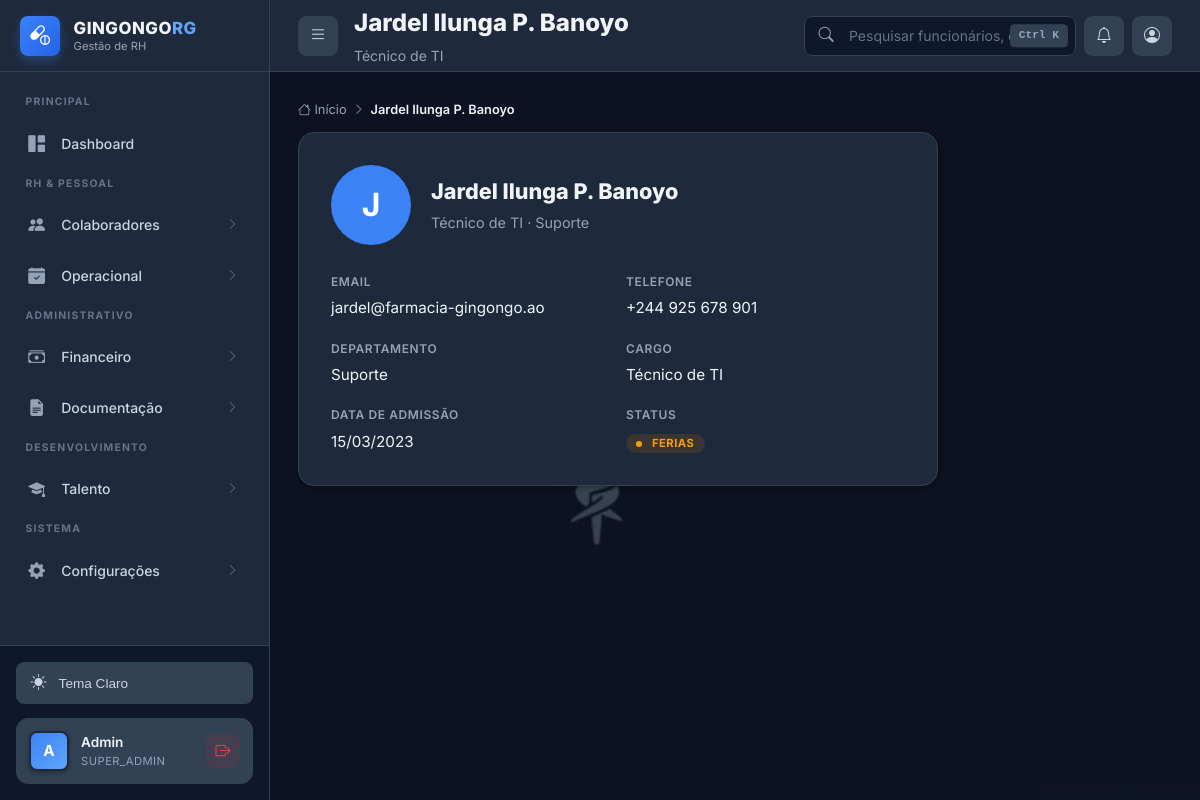
/perfil_colaborador.php?id=3 (signed in), run on the app's committed database.
### tables this page shows
CREATE TABLE IF NOT EXISTS funcionarios (
    id INT AUTO_INCREMENT PRIMARY KEY,
    nome_completo VARCHAR(200) NOT NULL,
    bi VARCHAR(30) NOT NULL UNIQUE,
    data_nascimento DATE NOT NULL,
    sexo ENUM('M', 'F', 'Outro') NOT NULL,
    telefone VARCHAR(20),
    email VARCHAR(100),
    endereco TEXT,

     
    departamento_id INT NOT NULL,
    cargo_id INT NOT NULL,
    data_admissao DATE NOT NULL,
    data_demissao DATE NULL,
    tipo_contrato ENUM('Tempo_Indeterminado', 'Tempo_Determinado', 'Estagio', 'Temporario') DEFAULT 'Tempo_Indeterminado',
    status ENUM('ativo', 'ferias', 'afastado', 'demitido') DEFAULT 'ativo',

     
    salario_atual DECIMAL(10, 2) NOT NULL,
    banco VARCHAR(100),
    agencia VARCHAR(20),
    conta VARCHAR(30),
    iban VARCHAR(50) NULL,
    nif_angolano VARCHAR(20) NULL,
    foto VARCHAR(500) NULL,
    
     
    usuario_id INT NULL,
    
     
    created_at TIMESTAMP DEFAULT CURRENT_TIMESTAMP,
    updated_at TIMESTAMP DEFAULT CURRENT_TIMESTAMP ON UPDATE CURRENT_TIMESTAMP,
    
     
    FOREIGN KEY (departamento_id) REFERENCES departamentos(id) ON DELETE RESTRICT,
    FOREIGN KEY (cargo_id) REFERENCES cargos(id) ON DELETE RESTRICT,
    FOREIGN KEY (usuario_id) REFERENCES usuarios(id) ON DELETE SET NULL,
    
     
    INDEX idx_bi (bi),
    INDEX idx_nome (nome_completo),
    INDEX idx_status (status),
    INDEX idx_departamento (departamento_id),
    INDEX idx_cargo (cargo_id),
    INDEX idx_data_admissao (data_admissao)
);

CREATE TABLE IF NOT EXISTS cargos (
    id INT AUTO_INCREMENT PRIMARY KEY,
    nome VARCHAR(100) NOT NULL UNIQUE,
    salario_base DECIMAL(10, 2) NOT NULL,
    descricao TEXT,
    nivel_hierarquico ENUM('operacional', 'tecnico', 'gerencial', 'diretivo') DEFAULT 'operacional',
    requer_certificacao BOOLEAN DEFAULT FALSE,
    ativo BOOLEAN DEFAULT TRUE,
    created_at TIMESTAMP DEFAULT CURRENT_TIMESTAMP,
    updated_at TIMESTAMP DEFAULT CURRENT_TIMESTAMP ON UPDATE CURRENT_TIMESTAMP,
    INDEX idx_ativo (ativo),
    INDEX idx_nivel (nivel_hierarquico)
);

CREATE TABLE IF NOT EXISTS departamentos (
    id INT AUTO_INCREMENT PRIMARY KEY,
    nome VARCHAR(100) NOT NULL UNIQUE,
    descricao TEXT,
    responsavel_id INT NULL,
    ativo BOOLEAN DEFAULT TRUE,
    created_at TIMESTAMP DEFAULT CURRENT_TIMESTAMP,
    updated_at TIMESTAMP DEFAULT CURRENT_TIMESTAMP ON UPDATE CURRENT_TIMESTAMP,
    INDEX idx_ativo (ativo),
    INDEX idx_nome (nome)
);

### public/perfil_colaborador.php (the view, shortened to what this page needs)
<?php
$db = Database::getInstance()->getConnection();
$funcionarioId = (int)($_GET['id'] ?? 0);
try {
    $stmt = $db->prepare("
        SELECT f.id, f.nome_completo, f.email, f.telefone, f.foto,
               f.data_admissao, f.status, f.sexo,
               d.nome as departamento_nome, c.nome as cargo_nome
        FROM funcionarios f
        LEFT JOIN departamentos d ON f.departamento_id = d.id
        LEFT JOIN cargos c ON f.cargo_id = c.id
        WHERE f.id = :id
    ");
    $stmt->execute([':id' => $funcionarioId]);
    $func = $stmt->fetch();
} catch (Exception $e) {
    error_log("Erro ao buscar funcionário: " . $e->getMessage());
    header("Location: portal.php");
    exit;
}
$pageTitle = $func['nome_completo'];
$pageSubtitle = $func['cargo_nome'] ?? 'Colaborador';
?>
<!DOCTYPE html>
<html lang="pt-BR">
<head>
    <link rel="stylesheet" href="https://cdn.jsdelivr.net/npm/bootstrap-icons@1.11.3/font/bootstrap-icons.min.css">
    <link rel="stylesheet" href="css/style-2026.css">
</head>
<body class="dashboard-body">
    <div class="app-wrapper">
        <?php include 'includes/sidebar.php'; ?>
        <div class="main-area" id="mainArea">
            <?php include 'includes/topbar.php'; ?>
            <div class="content-body">
                <nav>
                    <ol class="breadcrumb">
                        <li class="breadcrumb-item"><a href="portal.php"><i class="bi bi-house"></i> Início</a></li>
                        <li class="breadcrumb-item active"><?php echo htmlspecialchars($func['nome_completo']); ?></li>
                    </ol>
                </nav>
                <div class="card" style="max-width: 640px;">
                    <div class="card-body" style="padding: 2rem;">
                        <div style="display: flex; align-items: center; gap: 1.25rem; margin-bottom: 1.5rem;">
                            <?php if (!empty($func['foto']) && file_exists(__DIR__ . '/' . $func['foto'])): ?>
                                <img src="<?php echo htmlspecialchars($func['foto']); ?>" alt="<?php echo htmlspecialchars($func['nome_completo']); ?>"
                                     style="width: 80px; height: 80px; border-radius: 50%; object-fit: cover; border: 3px solid var(--primary-light);">
                            <?php else: ?>
                                <div style="width: 80px; height: 80px; border-radius: 50%; background: var(--primary); color: #fff; display: flex; align-items: center; justify-content: center; font-size: 2rem; font-weight: 700; flex-shrink: 0;">
                                    <?php echo strtoupper(mb_substr($func['nome_completo'], 0, 1)); ?>
                                </div>
                            <?php endif; ?>
                            <div>
                                <h2 style="font-size: 1.35rem; font-weight: 800; margin: 0;"><?php echo htmlspecialchars($func['nome_completo']); ?></h2>
                                <p style="color: var(--text-muted); margin: 0.25rem 0 0; font-size: 0.9rem;">
                                    <?php echo htmlspecialchars($func['cargo_nome'] ?? '—'); ?>
                                    <?php if ($func['departamento_nome']): ?>
                                        · <?php echo htmlspecialchars($func['departamento_nome']); ?>
                                    <?php endif; ?>
                                </p>
                            </div>
                        </div>
                        <div style="display: grid; grid-template-columns: 1fr 1fr; gap: 1rem;">
                            <div>
                                <label style="font-size: 0.75rem; color: var(--text-muted); text-transform: uppercase; letter-spacing: 0.05em; font-weight: 600;">Email</label>
                                <p style="margin: 0.25rem 0 0; font-size: 0.95rem;">
                                    <?php echo htmlspecialchars($func['email'] ?? '—'); ?>
                                </p>
                            </div>
                            <div>
                                <label style="font-size: 0.75rem; color: var(--text-muted); text-transform: uppercase; letter-spacing: 0.05em; font-weight: 600;">Telefone</label>
                                <p style="margin: 0.25rem 0 0; font-size: 0.95rem;">
                                    <?php echo htmlspecialchars($func['telefone'] ?? '—'); ?>
                                </p>
                            </div>
                            <div>
                                <label style="font-size: 0.75rem; color: var(--text-muted); text-transform: uppercase; letter-spacing: 0.05em; font-weight: 600;">Departamento</label>
                                <p style="margin: 0.25rem 0 0; font-size: 0.95rem;">
                                    <?php echo htmlspecialchars($func['departamento_nome'] ?? '—'); ?>
                                </p>
                            </div>
                            <div>
                                <label style="font-size: 0.75rem; color: var(--text-muted); text-transform: uppercase; letter-spacing: 0.05em; font-weight: 600;">Cargo</label>
                                <p style="margin: 0.25rem 0 0; font-size: 0.95rem;">
                                    <?php echo htmlspecialchars($func['cargo_nome'] ?? '—'); ?>
                                </p>
                            </div>
                            <div>
                                <label style="font-size: 0.75rem; color: var(--text-muted); text-transform: uppercase; letter-spacing: 0.05em; font-weight: 600;">Data de Admissão</label>
                                <p style="margin: 0.25rem 0 0; font-size: 0.95rem;">
                                    <?php echo !empty($func['data_admissao']) ? date('d/m/Y', strtotime($func['data_admissao'])) : '—'; ?>
                                </p>
                            </div>
                            <div>
                                <label style="font-size: 0.75rem; color: var(--text-muted); text-transform: uppercase; letter-spacing: 0.05em; font-weight: 600;">Status</label>
                                <p style="margin: 0.25rem 0 0; font-size: 0.95rem;">
                                    <?php
                                    $statusClass = match($func['status'] ?? '') {
                                        'ativo' => 'badge-success',
                                        'ferias' => 'badge-warning',
                                        'afastado' => 'badge-info',
                                        'demitido' => 'badge-danger',
                                        default => 'badge-neutral'
                                    };
                                    ?>
                                    <span class="badge <?php echo $statusClass; ?>">
                                        <span class="badge-dot"></span>
                                        <?php echo htmlspecialchars(ucfirst($func['status'] ?? '—')); ?>
                                    </span>
                                </p>
                            </div>
                        </div>
                    </div>
                </div>
            </div>
        </div>
    </div>
</body>
</html>

### public/includes/topbar.php (shortened to what this page needs)
<?php
$__topbarUserId = $user['id'] ?? ($_SESSION['user_id'] ?? null);
$__topbarFoto = null;
if ($__topbarUserId) {
    try {
        $__pdo = \App\Database\Database::getInstance()->getConnection();
        $__s = $__pdo->prepare("SELECT COALESCE(f.foto, u.foto) FROM usuarios u LEFT JOIN funcionarios f ON f.usuario_id = u.id WHERE u.id = :u AND COALESCE(f.foto, u.foto) IS NOT NULL LIMIT 1");
        $__s->execute([':u' => $__topbarUserId]);
        $__topbarFoto = $__s->fetchColumn() ?: null;
    } catch (\Throwable $e) { $__topbarFoto = null; }
}
?>
<header class="topbar">
    <div class="topbar-left">
        <button class="menu-toggle" id="menuToggle" title="Menu">
            <i class="bi bi-list"></i>
        </button>
        <div>
            <h1 class="page-title"><?php echo htmlspecialchars($pageTitle); ?></h1>
            <?php if ($pageSubtitle): ?>
                <p class="page-subtitle"><?php echo htmlspecialchars($pageSubtitle); ?></p>
            <?php endif; ?>
        </div>
    </div>
    <div class="topbar-right">
        <div class="global-search">
            <input type="text"
                   class="global-search-input"
                   id="globalSearchInput"
                   placeholder="Pesquisar funcionários, departamentos..."
                   autocomplete="off">
            <span class="global-search-shortcut">Ctrl K</span>
        </div>
        <div id="notificationsBtn" class="action-btn" title="Notificações">
            <i class="bi bi-bell"></i>
        </div>
        <div id="profileBtn" class="action-btn" title="Perfil" style="position:relative;">
            <?php if ($__topbarFoto && file_exists(__DIR__ . '/../' . $__topbarFoto)): ?>
                <img src="<?php echo htmlspecialchars($__topbarFoto . '?v=' . filemtime(__DIR__ . '/../' . $__topbarFoto)); ?>" alt="Perfil" style="width: 28px; height: 28px; border-radius: 50%; object-fit: cover; border: 2px solid var(--primary-light);">
            <?php else: ?>
                <i class="bi bi-person-circle"></i>
            <?php endif; ?>
        </div>
    </div>
</header>

### data on the page
funcionarios: nome_completo "Jardel Ilunga P. Banoyo", cargo.nome "Técnico de TI", nome_completo "J", departamento.nome "Suporte", email "jardel@farmacia-gingongo.ao", telefone "+244 925 678 901", data_admissao "15/03/2023", status "FERIAS"

### other printed values
substr($user['username'], 0, 1) "A"
$user['username'] "Admin"
$user['role'] "SUPER_ADMIN"
